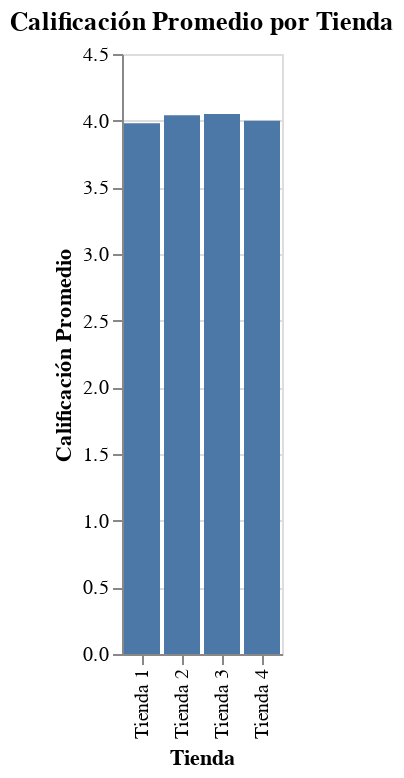

Here is the notebook cell this chart was saved with:
### Code cell
import pandas as pd
import altair as alt

data_calificacion = {'Tienda': ['Tienda 1', 'Tienda 2', 'Tienda 3', 'Tienda 4'],
                     'Calificación Promedio': [3.98, 4.04, 4.05, 4.00]}

df_calificacion = pd.DataFrame(data_calificacion)

chart_calificacion = alt.Chart(df_calificacion).mark_bar().encode(
    x=alt.X('Tienda', title='Tienda'),
    y=alt.Y('Calificación Promedio', title='Calificación Promedio'),
    tooltip=['Tienda', 'Calificación Promedio']
).properties(
    title='Calificación Promedio por Tienda'
)

chart_calificacion.display()

### Figure 1 — Vega-Lite specification as saved in the notebook (floating-point values rounded to 4 significant figures)
{"config": {"view": {"continuousWidth": 300, "continuousHeight": 300}}, "data": {"name": "data-0205903e7a8248aca5697b4668a64de3"}, "mark": {"type": "bar"}, "encoding": {"tooltip": [{"field": "Tienda", "type": "nominal"}, {"field": "Calificación Promedio", "type": "quantitative"}], "x": {"field": "Tienda", "title": "Tienda", "type": "nominal"}, "y": {"field": "Calificación Promedio", "title": "Calificación Promedio", "type": "quantitative"}}, "title": "Calificación Promedio por Tienda", "$schema": "https://vega.github.io/schema/vega-lite/v5.20.1.json", "datasets": {"data-0205903e7a8248aca5697b4668a64de3": [{"Tienda": "Tienda 1", "Calificación Promedio": 3.98}, {"Tienda": "Tienda 2", "Calificación Promedio": 4.04}, {"Tienda": "Tienda 3", "Calificación Promedio": 4.05}, {"Tienda": "Tienda 4", "Calificación Promedio": 4.0}]}}
